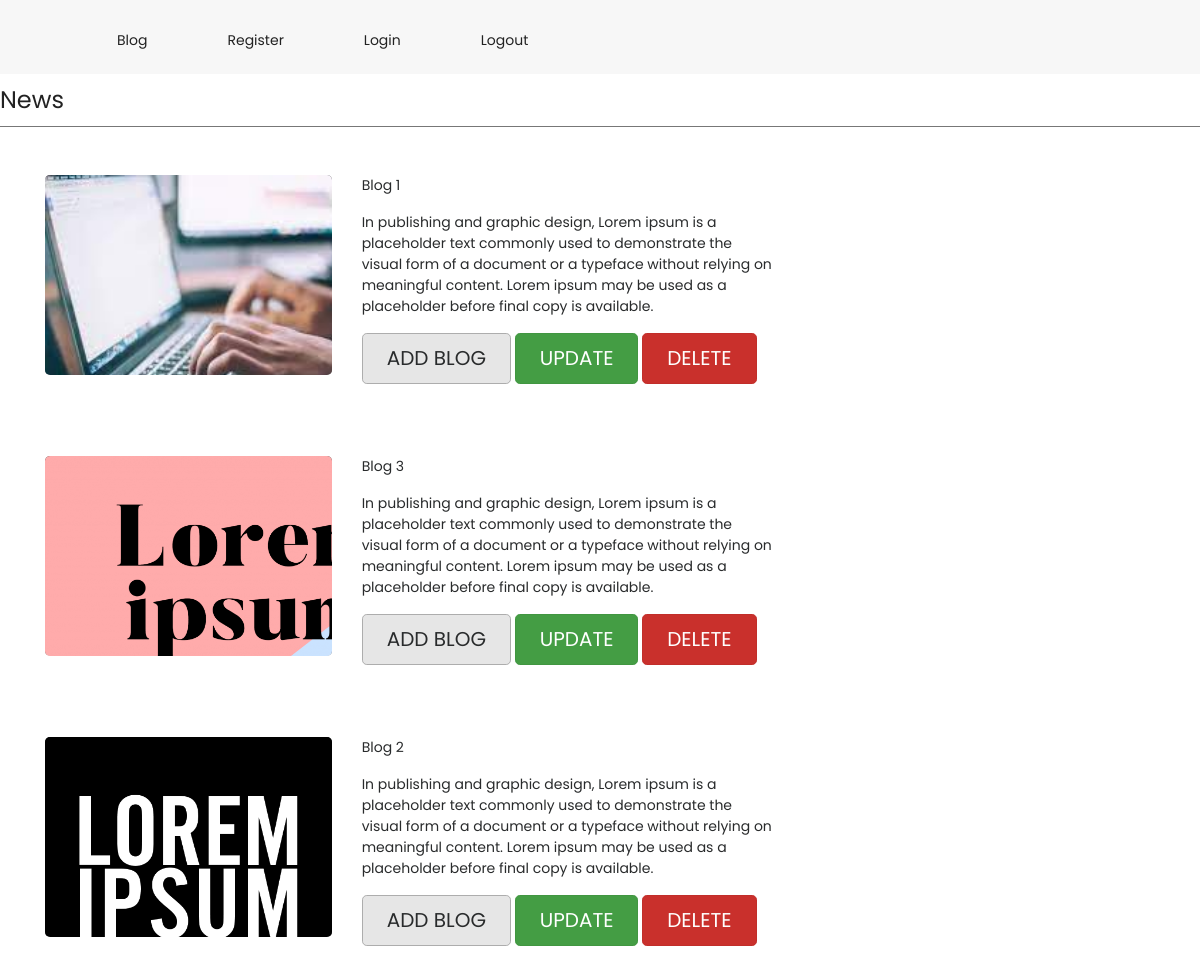
The page / on the database its author committed.
### blog_app/models.py (models this page shows)
class Blog(models.Model):
    name=models.CharField(max_length=100)
    img=models.ImageField(upload_to='images')
    desc=models.TextField()

### blog_app/views.py (the view)
# urls.py: path('',views.home,name='home'),
def home(request):
    blog=Blog.objects.all()
    return render(request,'blog.html',{'blg':blog})

### templates/blog.html (shortened to what this page needs)
{% extends 'base.html' %}
{% load static %}
{% block content %}
<!DOCTYPE html>
<html lang="en" class="no-js">
<head>
    <link href="{% static 'blg/css/media_query.css' %}" rel="stylesheet" type="text/css"/>
    <link href="{% static 'blg/css/bootstrap.css' %}" rel="stylesheet" type="text/css"/>
    <link href="https://maxcdn.bootstrapcdn.com/font-awesome/4.7.0/css/font-awesome.min.css" rel="stylesheet"
>
    <link href="{% static 'blg/css/animate.css' %}" rel="stylesheet" type="text/css"/>
    <link href="{% static 'blg/css/owl.carousel.css' %}" rel="stylesheet" type="text/css"/>
    <link href="{% static 'blg/css/owl.theme.default.css' %}" rel="stylesheet" type="text/css"/>
    <link href="{% static 'blg/css/style_1.css' %}" rel="stylesheet" type="text/css"/>
</head>
<body>
    <div>
        <div class="fh5co_heading fh5co_heading_border_bottom py-2 mb-4">News</div>
    </div>
    {% for i in blg %}
    <div class="container-fluid pb-4 pt-4 paddding">
        <div class="container paddding">
            <div class="row mx-0">
                <div class="col-md-8 animate-box" data-animate-effect="fadeInLeft">
                    <div class="row pb-4">
                        <div class="col-md-5">
                            <div class="fh5co_hover_news_img">
                                <div class="fh5co_news_img"><img src="{{i.img.url}}" alt=""/></div>
                            </div>
                        </div>
                        <div class="col-md-7 animate-box">
                            <p>{{i.name}}</p>
                            <p>{{i.desc}}</p>
                            <a href="{% url 'blog_app:add'  %}" class="btn btn-secondary btn-lg active" role="button" aria-pressed="true">ADD BLOG</a>
                            <a href="{% url 'blog_app:update' i.id %}" class="btn btn-success btn-lg active" role="button" aria-pressed="true">UPDATE</a>
                            <a href="{% url 'blog_app:delete' i.id %}" class="btn btn-danger btn-lg active" role="button" aria-pressed="true">DELETE</a>
                        </div>
                        </div>
                    </div>
                </div>
            </div>
        </div>
        {% endfor %}
        </body>
        </html>
        {% endblock %}

### templates/base.html (shortened to what this page needs)
{% load static %}
<!DOCTYPE html>
<html lang="en" class="no-js">
<head>
    <link href="{% static 'blg/css/media_query.css' %}" rel="stylesheet" type="text/css"/>
    <link href="{% static 'blg/css/bootstrap.css' %}" rel="stylesheet" type="text/css"/>
    <link href="https://maxcdn.bootstrapcdn.com/font-awesome/4.7.0/css/font-awesome.min.css" rel="stylesheet"
>
    <link href="{% static 'blg/css/animate.css' %}" rel="stylesheet" type="text/css"/>
    <link href="{% static 'blg/css/owl.carousel.css" rel="stylesheet" type="text/css"/>
    <link href="{% static 'blg/css/owl.theme.default.css' %}" rel="stylesheet" type="text/css"/>
    <link href="{% static 'blg/css/style_1.css' %}" rel="stylesheet" type="text/css"/>
</head>
<body>
<div class="container-fluid bg-faded fh5co_padd_mediya padding_786">
    <div class="container padding_786">
        <nav class="navbar navbar-toggleable-md navbar-light ">
            <div class="collapse navbar-collapse" id="navbarSupportedContent">
                <ul class="navbar-nav mr-auto">
                    <li class="nav-item ">
                        <a class="nav-link" href="/">Blog <span class="sr-only">(current)</span></a>
                    </li>
                    <li class="nav-item ">
                        <a class="nav-link" href="{% url 'register' %}">Register <span class="sr-only">(current)</span></a>
                    </li>
                    <li class="nav-item">
                        <a class="nav-link" href="{% url 'login' %}">Login <span class="sr-only">(current)</span></a>
                    </li>
                    <li class="nav-item ">
                        <a class="nav-link" href="{% url 'logout' %}">Logout <span class="sr-only">(current)</span></a>
                    </li>
                </ul>
            </div>
        </nav>
    </div>
</div>
{% block content %}
{% endblock %}
</body>
</html>

### static/blg/css/style_1.css (style rules this page uses)
a,a:hover { color:#f5bc04 }
.navbar-light .navbar-nav .nav-link { color:#222 !important;padding-top:12px !important;padding-bottom:15px !important;padding-left:20px !important;padding-right:20px !important;margin:0 20px !important;-moz-transition:all .5s ease;-o-transition:all .5s ease;-webkit-transition:all .5s ease;-ms-transition:all .5s ease;transition:all .5s ease;position:relative !important;-webkit-clip-path:polygon(100% 0, 100% 85%, 14% 85%, 0 100%, 0% 60%, 0 0);-moz-clip-path:polygon(100% 0, 100% 85%, 14% 85%, 0 100%, 0% 60%, 0 0);-ms-clip-path:polygon(100% 0, 100% 85%, 14% 85%, 0 100%, 0% 60%, 0 0);clip-path:polygon(100% 0, 100% 85%, 14% 85%, 0 100%, 0% 60%, 0 0) }
.fh5co_padd_mediya { padding-top:10px }
.paddding { padding-left:0 !important;padding-right:0 !important }
.fh5co_heading { font-size:20px;color:#424040 }
.fh5co_heading_border_bottom { border-bottom:1px solid #777 }
.fh5co_news_img { height:200px;-webkit-border-radius:5px;-moz-border-radius:5px;-ms-border-radius:5px;border-radius:5px;overflow:hidden;position:relative;top:0;-webkit-box-shadow:inset 0 2px 3px 1px;-moz-box-shadow:inset 0 2px 3px 1px;-o-box-shadow:inset 0 2px 3px 1px;box-shadow:inset 0 2px 3px 1px;-moz-transition:all all 0.5s ease;-o-transition:all all 0.5s ease;-webkit-transition:all all 0.5s ease;-ms-transition:all all 0.5s ease;transition:all all 0.5s ease }
.fh5co_news_img>img { height:260px;min-width:100% }
.fh5co_heading { font-size:24px;color:#222 }
.js .animate-box { opacity:0 }

### rows shown on the page
Blog: img (picture), name "Blog 1", desc "In publishing and graphic design, Lorem ipsum is a placeholder text commonly used to demonstrate the visual form of a document or a typeface without relying on meaningful content. Lorem ipsum may be used as a placeholder before final copy is available."
Blog: img (picture), name "Blog 3", desc "In publishing and graphic design, Lorem ipsum is a placeholder text commonly used to demonstrate the visual form of a document or a typeface without relying on meaningful content. Lorem ipsum may be used as a placeholder before final copy is available."
Blog: img (picture), name "Blog 2", desc "In publishing and graphic design, Lorem ipsum is a placeholder text commonly used to demonstrate the visual form of a document or a typeface without relying on meaningful content. Lorem ipsum may be used as a placeholder before final copy is available."
